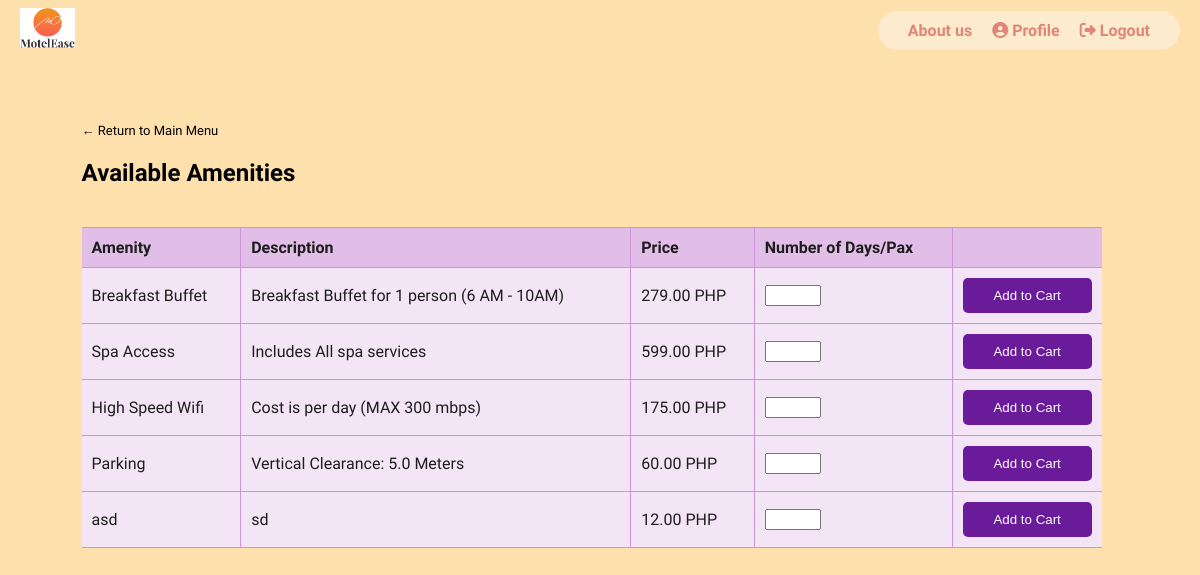
Page /ITPROGhotel/php/Amenities.php (signed in) on the earlier database version.
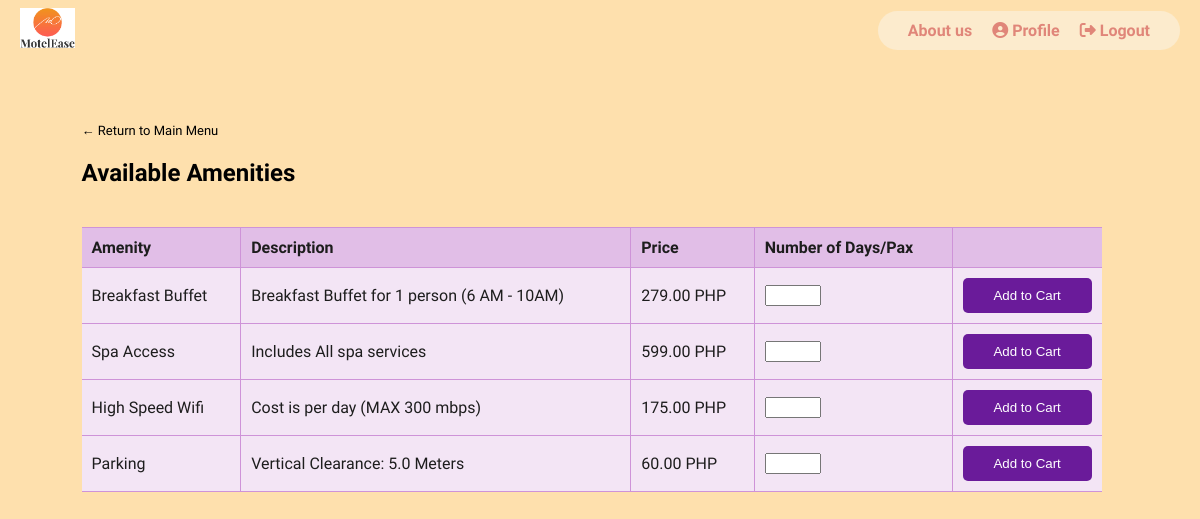
Same page on the later database version.
### tables this page shows
CREATE TABLE `amenities` (
  `id` int(11) NOT NULL,
  `name` varchar(100) NOT NULL,
  `price` decimal(10,2) NOT NULL,
  `description` text DEFAULT NULL,
  `image` mediumblob NOT NULL
);

### ITPROGhotel/php/amenities.php (the view, shortened to what this page needs)
<?php
$conn = new mysqli('localhost', 'root', '', 'itproghs');
$stmt = $conn->prepare("SELECT * FROM amenities");
$stmt->execute();
$result = $stmt->get_result();
$amenities = $result->fetch_all(MYSQLI_ASSOC);
?>
<!DOCTYPE html>
<html>
<head>
    <link href="amenities.css" rel="stylesheet" type="text/css">
    <link rel="stylesheet" href="https://cdnjs.cloudflare.com/ajax/libs/font-awesome/6.2.0/css/all.min.css">
</head>
<body class="loggedin">
    <nav class="navtop">
        <div class="nav-container">
            <div class="logo">
                <a href="home.php"><img src="uploads/motel-ease_logo.png"></a>
            </div>
            <div class="nav-links">
                <a href="aboutus.html" class="nav-link">About us</a>
                <a href="profile.php" class="nav-link"><i class="fas fa-user-circle"></i> Profile</a>
                <a href="logout.php" class="nav-link"><i class="fas fa-sign-out-alt"></i> Logout</a>
            </div>
        </div>
    </nav>
    <div class="content">
        <p><a href="home.php" class="back-btn"> ← Return to Main Menu</a></p>
        <h2>Available Amenities</h2>
        <table class="rooms-table">
            <thead>
                <tr>
                    <th>Amenity</th>
                    <th>Description</th>
                    <th>Price</th>
                    <th>Number of Days/Pax</th>
                    <th></th>
                </tr>
            </thead>
            <tbody>
                <?php foreach ($amenities as $amenity): ?>
                    <tr>
                        <td><?= htmlspecialchars($amenity['name']) ?></td>
                        <td><?= htmlspecialchars($amenity['description']) ?></td>
                        <td><?= htmlspecialchars($amenity['price']) ?> PHP</td>
                        <td>
                            <form action="add-to-cart.php" method="post">
                                <input type="number" name="quantity" min="1" max="10" required>                        </td>
                        <td>
                            <input type="submit" value="Add to Cart" class="button-item">
                        </td>
                    </tr>
                <?php endforeach; ?>
            </tbody>
        </table>
    </div>
</body>
</html>

Differences in the rows shown:
removed amenities: name "asd", description "sd", price "12.00"
